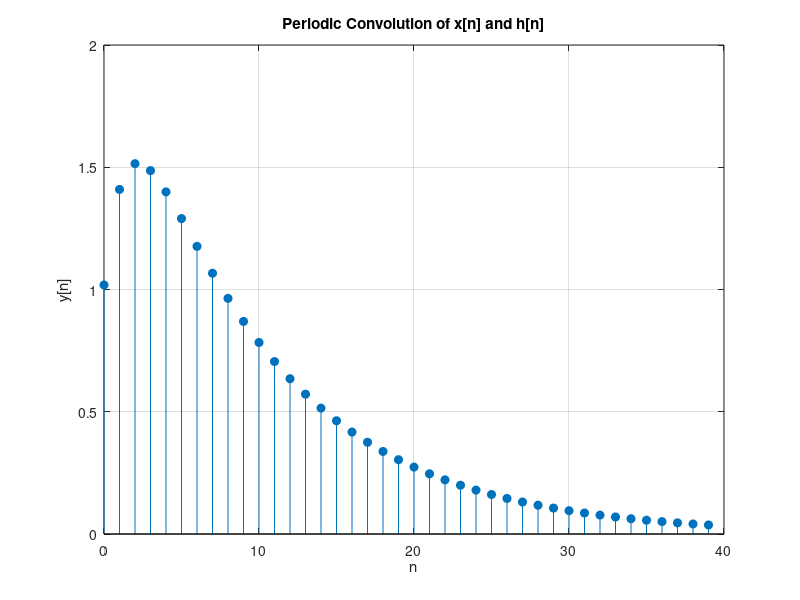
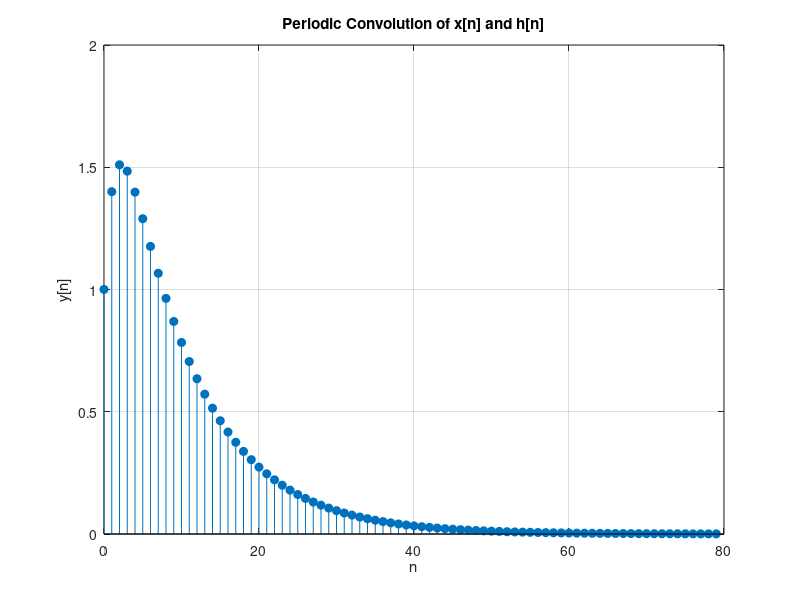

Write MATLAB code to recreate these figures, in order.
%e
N = 40; 
x = (0.9).^(0:N-1); 
h = (0.5).^(0:N-1); 
total_time = 0;

nums_run = 50;
for run = 1: nums_run
    tic;
    y = conv([x x],h);
    total_time = total_time + toc;
end

f40c = total_time / nums_run * 1000;

y = y(41:80); 

figure;
stem(0:N-1,y,"filled"); 
xlabel('n');
ylabel('y[n]');
title('Periodic Convolution of x[n] and h[n]');
grid on;

%f
N = 80; 
x = (0.9).^(0:N-1); 
h = (0.5).^(0:N-1); 
total_time = 0;

nums_run = 50;
for run = 1: nums_run
    tic;
    y = conv([x x],h);
    total_time = total_time + toc;
end

f80c = total_time / nums_run * 1000;

y = y(81:160); 

figure;
stem(0:N-1,y,"filled"); 
xlabel('n');
ylabel('y[n]');
title('Periodic Convolution of x[n] and h[n]');
grid on;